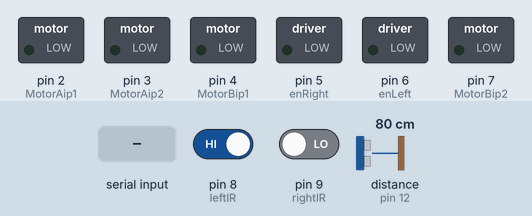
Recording of a sketch running on a simulated Arduino Uno, built with avr-gcc and run on an emulated ATmega328P. Shown: switched loads named in the sketch (green lamp = pin HIGH). Inputs (shaded band) come from the test bench; at power-on: pin 8 (leftIR) HIGH, pin 9 (rightIR) LOW, distance to the obstacle (sensor on pin 12) 80 cm. The echo pulse lasts 58.3 µs per cm; pins used as bus, display or sensor lines are not drawn.

Above: at 1.2 s.
1.3 s: "90,45\n" received over Serial
At 2.8 s:
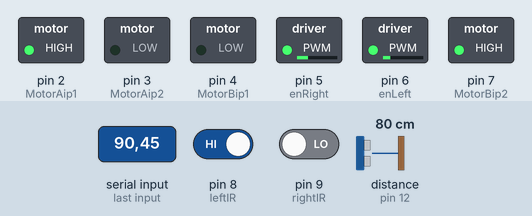
3.8 s: pin 8 (leftIR) driven LOW
At 4.9 s:
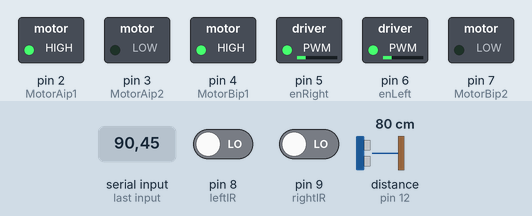
5.3 s: pin 9 (rightIR) driven HIGH
At 6.0 s:
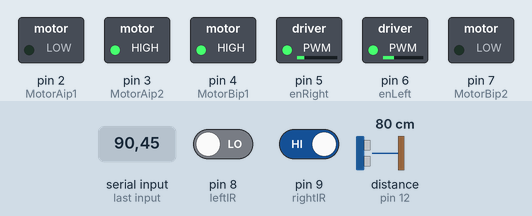
6.8 s: distance to the obstacle (sensor on pin 12) set to 23 cm
8.3 s: distance to the obstacle (sensor on pin 12) set to 19 cm
At 9.5 s:
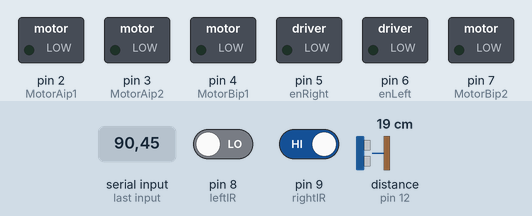
9.8 s: distance to the obstacle (sensor on pin 12) set to 35 cm
At 10.7 s:
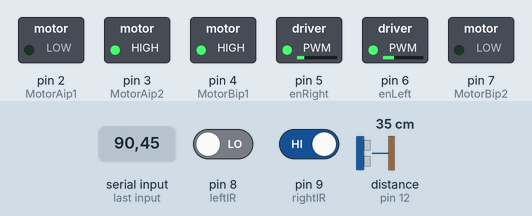
Timing chart, 0 to 12.3 s (numbered marks = the images above; inputs shaded):
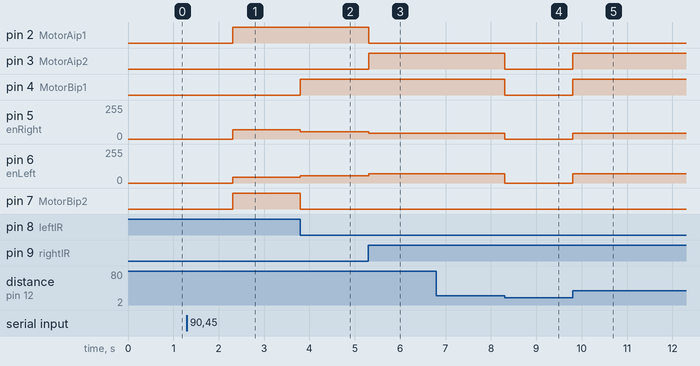

Measured:
- the behaviour switches between 21 and 20 cm on distance to the obstacle (sensor on pin 12) (found by bisection; images 3 and 4)
- after the input at 1.3 s, pin 2 (MotorAip1), pin 7 (MotorBip2): LOW → HIGH after 1.0 s; pin 5 (enRight): 0/255 → 70/255 after 1.0 s; pin 6 (enLeft): 0/255 → 45/255 after 1.0 s
- after the input at 3.8 s, pin 4 (MotorBip1): LOW → HIGH at once; pin 5 (enRight): 70/255 → 55/255 at once; pin 6 (enLeft): 45/255 → 55/255 at once; pin 7 (MotorBip2): HIGH → LOW at once
- after the input at 5.3 s, pin 2 (MotorAip1): HIGH → LOW at once; pin 3 (MotorAip2): LOW → HIGH at once; pin 5 (enRight): 55/255 → 45/255 at once; pin 6 (enLeft): 55/255 → 70/255 at once
- after the input at 6.8 s, every drawn part: stays the same
- after the input at 8.3 s, pin 3 (MotorAip2), pin 4 (MotorBip1): HIGH → LOW at once; pin 5 (enRight): 45/255 → 0/255 at once; pin 6 (enLeft): 70/255 → 0/255 at once
- after the input at 9.8 s, pin 3 (MotorAip2), pin 4 (MotorBip1): LOW → HIGH at once; pin 5 (enRight): 0/255 → 45/255 at once; pin 6 (enLeft): 0/255 → 70/255 at once

The sketch:

bot.ino
```cpp
#include "bot.h"

int table = 0;
int start = 0;
int firstDivide = 0;
int continueWithDelay = 0;
int inLoop = 0;
int reachedKitchen = 1;
int count;

String tableString = "";

void setup() {
  Serial.begin(9600);
  pinMode(5, OUTPUT);
  pinMode(6, OUTPUT);
  pinMode(8, INPUT);
  pinMode(9, INPUT);
  pinMode(2, OUTPUT);
  pinMode(3, OUTPUT);
  pinMode(4, OUTPUT);
  pinMode(7, OUTPUT);
  pinMode(11, OUTPUT);
  pinMode(12, INPUT);
}

void loop() {
  stopIfReachedKitchen(reachedKitchen);
  while (Serial.available() && table == 0) {
    tableString = Serial.readString();
    if (tableString != "") {
      table = tableString.toInt();
      reachedKitchen = 0;
      Serial.flush();
    }
  }
  if (foundCheckpoint()) {
    if (table == 0 ) {
      delay(200);
      stopBot();
      reachedKitchen = 1;

      firstDivide = 0;
    }
    else if (firstDivide == 0) {
      firstDivide = 1;
      delay(150);
      if (table % 2 != 0) {
        virtualTurn(0);
        count = -1;
      } else {
        virtualTurn(1);
        count = 0;
      }
    }
    else {
      count += 2;
      delay(200);
      if (count > 4) {
        returnToKitchen(table);
        table = 0;
      }
      else if (count == table) {
        reachedTable();
      }
    }
  }
}
```

bot.cpp
```cpp
#include "Arduino.h"
#include "bot.h"

// IR sensors
int leftIR = 8; //left sensor
int rightIR = 9; //right Sensor

// motor one
int enRight = 5; //Right motor
int MotorAip1 = 2;
int MotorAip2 = 3;

// motor two
int enLeft = 6; //Left motor
int MotorBip1 = 4;
int MotorBip2 = 7;

// motor speeds
int forwardSpeed = 55;
int turnSpeed = 70;
int turnSpeedAnti = 45;

#define echoPin 12 // attach pin D2 Arduino to pin Echo of HC-SR04
#define trigPin 11 //attach pin D3 Arduino to pin Trig of HC-SR04


void rightBot() {
  analogWrite(enRight, turnSpeedAnti);
  analogWrite(enLeft, turnSpeed);
  //Tilt robot towards right by stopping the right wheel and moving the left one
  digitalWrite(MotorAip1, LOW); // If I want to turn right then the speed of the right wheel should be less than that of the left wheel, here, let a be the right wheel
  digitalWrite(MotorAip2, HIGH);
  digitalWrite(MotorBip1, HIGH); //
  digitalWrite(MotorBip2, LOW);  //
}
void leftBot() {
  analogWrite(enRight, turnSpeed);
  analogWrite(enLeft, turnSpeedAnti);
  //Tilt robot towards left by stopping the left wheel and moving the right one
  digitalWrite(MotorAip1, HIGH); //
  digitalWrite(MotorAip2, LOW);  //
  digitalWrite(MotorBip1, LOW);
  digitalWrite(MotorBip2, HIGH);
}
void forwardBot() {
  //Move both the Motors
  analogWrite(enRight, forwardSpeed); // right wheel
  analogWrite(enLeft, forwardSpeed); // left wheel
  digitalWrite(MotorAip1, HIGH);
  digitalWrite(MotorAip2, LOW);
  digitalWrite(MotorBip1, HIGH);
  digitalWrite(MotorBip2, LOW);
}
void stopBot() {
  //Stop both the motors
  analogWrite(enRight, 0);
  analogWrite(enLeft, 0);
  digitalWrite(MotorAip1, LOW);
  digitalWrite(MotorAip2, LOW);
  digitalWrite(MotorBip1, LOW);
  digitalWrite(MotorBip2, LOW);
}

void followLine() {
  if (obstacleFound()) {
    stopBot();
  } else if (digitalRead(leftIR) == LOW && digitalRead(rightIR) == HIGH) {
    rightBot();
  } else if (digitalRead(leftIR) == HIGH && digitalRead(rightIR) == LOW) {
    leftBot();
  } else {
    forwardBot();
  }
}
void virtualTurn(int turn) {
  switch (turn) {
    case 0:
      while (digitalRead(leftIR) != HIGH) {
        leftBot();
      }
      break;
    case 1:
      while (digitalRead(rightIR) != HIGH) {
        rightBot();
      }
      break;
    default:
      break;
  }
}

long microsecondsToCentimeters(long microseconds) {
  return microseconds / 29 / 2;
}
bool obstacleFound() {
  long duration, cm;
  digitalWrite(trigPin, LOW);
  delayMicroseconds(2);
  digitalWrite(trigPin, HIGH);
  delayMicroseconds(10);
  digitalWrite(trigPin, LOW);
  duration = pulseIn(echoPin, HIGH);
  cm = microsecondsToCentimeters(duration);
  if (cm <= 20) {
    return true;
  } else {
    return false;
  }
}

bool foundCheckpoint() {
  return (digitalRead(leftIR) == HIGH && digitalRead(rightIR) == HIGH);
}
void reachedTable() {
  int turnDelay = 200;
  int pause = 5000;
  virtualTurn(0);
  while (!(foundCheckpoint())) {
    followLine();
  }
  delay(turnDelay);
  stopBot();
  delay(pause);
  Serial.println("Done");
  while (!(foundCheckpoint())) {
    followLine();
  }
  delay(turnDelay);
  virtualTurn(0);
}

void returnToKitchen(int table) {
  if (table % 2 == 0) {
    virtualTurn(1);
  } else {
    virtualTurn(0);
  }
}
void stopIfReachedKitchen(int reachedKitchen) {
  if (reachedKitchen == 0) {
    followLine();
  } else {
    stopBot();
  }
}
```

bot.h
```cpp
void rightBot();
void leftBot();
void forwardBot();
void stopBot();

void followLine();
void virtualTurn(int turn);

long microsecondsToCentimeters(long microseconds);
bool obstacleFound();

bool foundCheckpoint();
void reachedTable();

void returnToKitchen(int table);
void stopIfReachedKitchen(int reachedKitchen);
```
